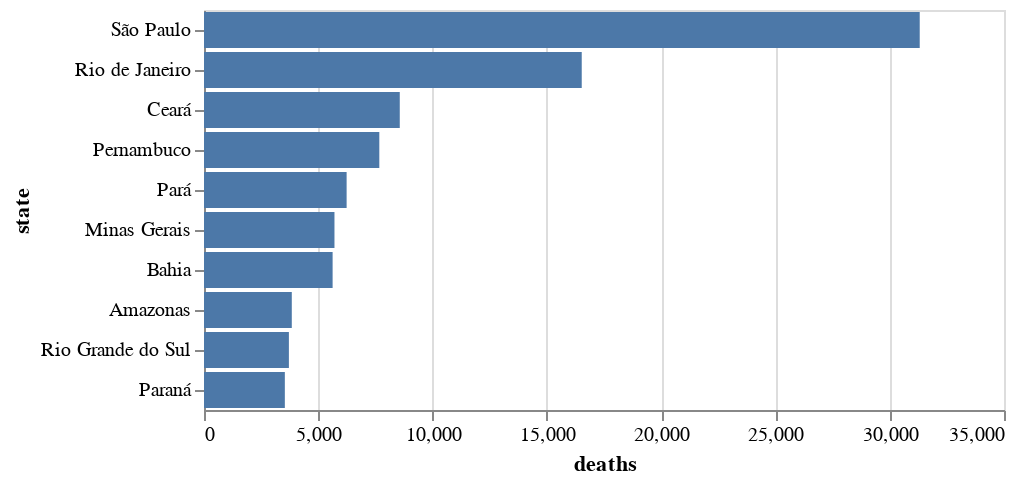

Notebook code for this chart:
### Code cell
alt.Chart(top_10_by_death).mark_bar().encode(
    x='deaths',
    y=alt.Y('state:N', sort='-x'),
)

### Figure 1 — Vega-Lite specification as saved in the notebook (floating-point values rounded to 4 significant figures)
{"config": {"view": {"continuousWidth": 400, "continuousHeight": 300}}, "data": {"name": "data-58fa6e980f9f76d5ea3b7f63ec70d071"}, "mark": "bar", "encoding": {"x": {"type": "quantitative", "field": "deaths"}, "y": {"type": "nominal", "field": "state", "sort": "-x"}}, "$schema": "https://vega.github.io/schema/vega-lite/v4.8.1.json", "datasets": {"data-58fa6e980f9f76d5ea3b7f63ec70d071": [{"uid": 35, "uf": "SP", "state": "São Paulo", "cases": 853085, "deaths": 31313, "suspects": 5334, "refuses": 596, "datetime": "2020-09-05T22:34:06.435Z"}, {"uid": 33, "uf": "RJ", "state": "Rio de Janeiro", "cases": 232747, "deaths": 16526, "suspects": 1254, "refuses": 148, "datetime": "2020-09-05T22:34:06.435Z"}, {"uid": 23, "uf": "CE", "state": "Ceará", "cases": 222179, "deaths": 8565, "suspects": 493, "refuses": 89, "datetime": "2020-09-05T22:34:06.435Z"}, {"uid": 26, "uf": "PE", "state": "Pernambuco", "cases": 131961, "deaths": 7670, "suspects": 89, "refuses": 23, "datetime": "2020-09-05T22:34:06.435Z"}, {"uid": 15, "uf": "PA", "state": "Pará", "cases": 206864, "deaths": 6240, "suspects": 43, "refuses": 23, "datetime": "2020-09-05T22:34:06.435Z"}, {"uid": 31, "uf": "MG", "state": "Minas Gerais", "cases": 231878, "deaths": 5708, "suspects": 925, "refuses": 104, "datetime": "2020-09-05T22:34:06.435Z"}, {"uid": 29, "uf": "BA", "state": "Bahia", "cases": 270177, "deaths": 5627, "suspects": 573, "refuses": 36, "datetime": "2020-09-05T22:34:06.435Z"}, {"uid": 13, "uf": "AM", "state": "Amazonas", "cases": 123726, "deaths": 3841, "suspects": 18, "refuses": 26, "datetime": "2020-09-05T22:34:06.435Z"}, {"uid": 43, "uf": "RS", "state": "Rio Grande do Sul", "cases": 143485, "deaths": 3714, "suspects": 416, "refuses": 330, "datetime": "2020-09-05T22:34:06.435Z"}, {"uid": 41, "uf": "PR", "state": "Paraná", "cases": 141648, "deaths": 3537, "suspects": 400, "refuses": 119, "datetime": "2020-09-05T22:34:06.435Z"}]}}
